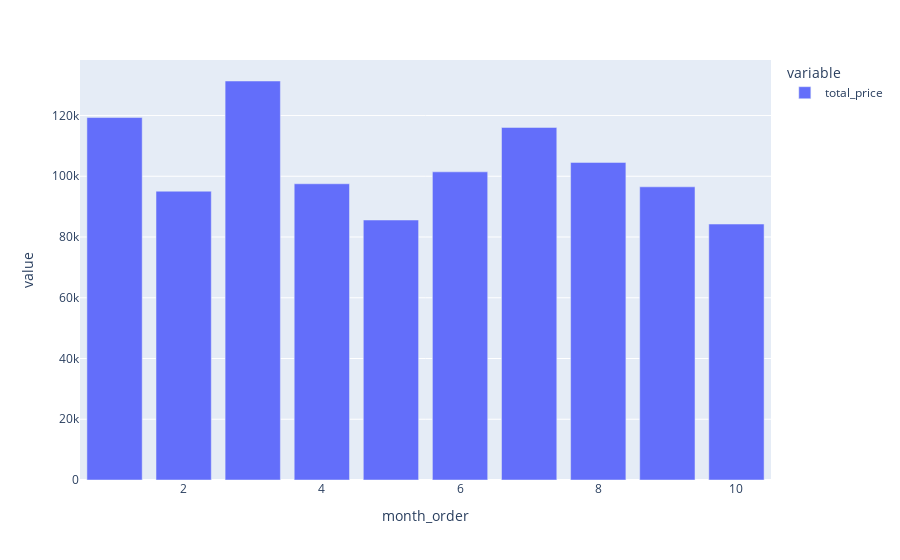

Source (notebook cell):
### Code cell
px.bar(spoc.groupby('month_order')[['total_price']].sum().sort_values(by='total_price',ascending = False))

### Figure 1 — Plotly figure (JSON) as saved in the notebook; plotly's stock layout.template omitted (floating-point values rounded to 4 significant figures)
{"data": [{"alignmentgroup": "True", "hovertemplate": "variable=total_price<br>month_order=%{x}<br>value=%{y}<extra></extra>", "legendgroup": "total_price", "marker": {"color": "#636efa", "pattern": {"shape": ""}}, "name": "total_price", "offsetgroup": "total_price", "orientation": "v", "showlegend": true, "textposition": "auto", "type": "bar", "x": [3, 1, 7, 8, 6, 4, 9, 2, 5, 10], "xaxis": "x", "y": [131364, 119333, 116081, 104565, 101458, 97530, 96526, 95080, 85597, 84266], "yaxis": "y"}], "layout": {"barmode": "relative", "legend": {"title": {"text": "variable"}, "tracegroupgap": 0}, "margin": {"t": 60}, "xaxis": {"anchor": "y", "domain": [0, 1], "title": {"text": "month_order"}}, "yaxis": {"anchor": "x", "domain": [0, 1], "title": {"text": "value"}}}}
